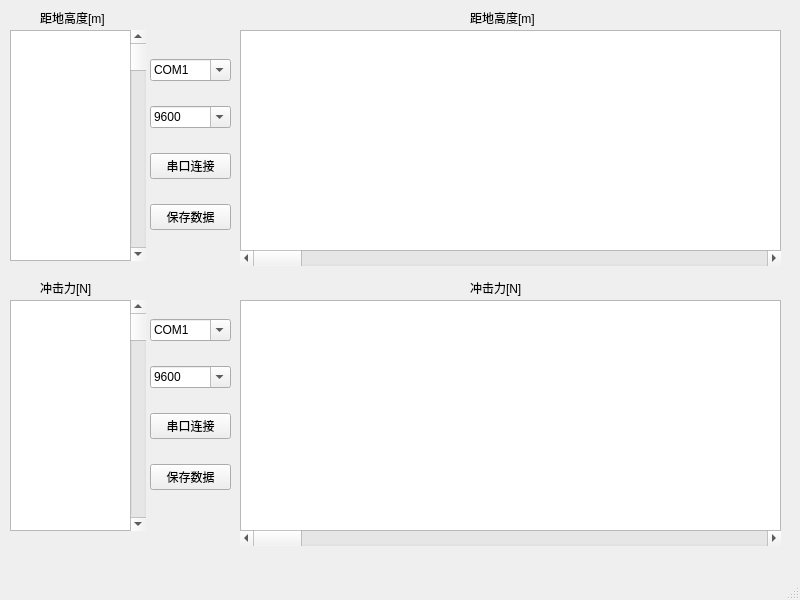
<?xml version="1.0" encoding="UTF-8"?>
<ui version="4.0">
 <class>MainWindow</class>
 <widget class="QMainWindow" name="MainWindow">
  <property name="geometry">
   <rect>
    <x>0</x>
    <y>0</y>
    <width>800</width>
    <height>600</height>
   </rect>
  </property>
  <property name="windowTitle">
   <string>MainWindow</string>
  </property>
  <widget class="QWidget" name="centralwidget">
   <widget class="QLabel" name="label">
    <property name="geometry">
     <rect>
      <x>40</x>
      <y>10</y>
      <width>71</width>
      <height>16</height>
     </rect>
    </property>
    <property name="text">
     <string>距地高度[m]</string>
    </property>
   </widget>
   <widget class="QLabel" name="label_2">
    <property name="geometry">
     <rect>
      <x>40</x>
      <y>280</y>
      <width>71</width>
      <height>16</height>
     </rect>
    </property>
    <property name="text">
     <string>冲击力[N]</string>
    </property>
   </widget>
   <widget class="QTextBrowser" name="textBrowser_2">
    <property name="geometry">
     <rect>
      <x>10</x>
      <y>300</y>
      <width>131</width>
      <height>231</height>
     </rect>
    </property>
   </widget>
   <widget class="QGraphicsView" name="graphicsView_2">
    <property name="geometry">
     <rect>
      <x>240</x>
      <y>30</y>
      <width>541</width>
      <height>231</height>
     </rect>
    </property>
   </widget>
   <widget class="QScrollBar" name="horizontalScrollBar_2">
    <property name="geometry">
     <rect>
      <x>240</x>
      <y>250</y>
      <width>541</width>
      <height>16</height>
     </rect>
    </property>
    <property name="orientation">
     <enum>Qt::Horizontal</enum>
    </property>
   </widget>
   <widget class="QLabel" name="label_3">
    <property name="geometry">
     <rect>
      <x>470</x>
      <y>10</y>
      <width>71</width>
      <height>16</height>
     </rect>
    </property>
    <property name="text">
     <string>距地高度[m]</string>
    </property>
   </widget>
   <widget class="QLabel" name="label_4">
    <property name="geometry">
     <rect>
      <x>470</x>
      <y>280</y>
      <width>71</width>
      <height>16</height>
     </rect>
    </property>
    <property name="text">
     <string>冲击力[N]</string>
    </property>
   </widget>
   <widget class="QScrollBar" name="verticalScrollBar">
    <property name="geometry">
     <rect>
      <x>130</x>
      <y>300</y>
      <width>16</width>
      <height>231</height>
     </rect>
    </property>
    <property name="orientation">
     <enum>Qt::Vertical</enum>
    </property>
   </widget>
   <widget class="QGraphicsView" name="graphicsView_3">
    <property name="geometry">
     <rect>
      <x>240</x>
      <y>300</y>
      <width>541</width>
      <height>231</height>
     </rect>
    </property>
   </widget>
   <widget class="QScrollBar" name="horizontalScrollBar_3">
    <property name="geometry">
     <rect>
      <x>240</x>
      <y>530</y>
      <width>541</width>
      <height>16</height>
     </rect>
    </property>
    <property name="orientation">
     <enum>Qt::Horizontal</enum>
    </property>
   </widget>
   <widget class="QWidget" name="verticalLayoutWidget">
    <property name="geometry">
     <rect>
      <x>150</x>
      <y>40</y>
      <width>81</width>
      <height>211</height>
     </rect>
    </property>
    <layout class="QVBoxLayout" name="verticalLayout">
     <item>
      <widget class="QComboBox" name="comboBox">
       <property name="editable">
        <bool>true</bool>
       </property>
       <item>
        <property name="text">
         <string>COM1</string>
        </property>
       </item>
       <item>
        <property name="text">
         <string>COM2</string>
        </property>
       </item>
      </widget>
     </item>
     <item>
      <widget class="QComboBox" name="comboBox_3">
       <property name="editable">
        <bool>true</bool>
       </property>
       <item>
        <property name="text">
         <string>9600</string>
        </property>
       </item>
      </widget>
     </item>
     <item>
      <widget class="QPushButton" name="pushButton">
       <property name="text">
        <string>串口连接</string>
       </property>
      </widget>
     </item>
     <item>
      <widget class="QPushButton" name="pushButton_2">
       <property name="text">
        <string>保存数据</string>
       </property>
      </widget>
     </item>
    </layout>
   </widget>
   <widget class="QWidget" name="verticalLayoutWidget_2">
    <property name="geometry">
     <rect>
      <x>150</x>
      <y>300</y>
      <width>81</width>
      <height>211</height>
     </rect>
    </property>
    <layout class="QVBoxLayout" name="verticalLayout_2">
     <item>
      <widget class="QComboBox" name="comboBox_4">
       <property name="editable">
        <bool>true</bool>
       </property>
       <item>
        <property name="text">
         <string>COM1</string>
        </property>
       </item>
       <item>
        <property name="text">
         <string>COM2</string>
        </property>
       </item>
      </widget>
     </item>
     <item>
      <widget class="QComboBox" name="comboBox_5">
       <property name="editable">
        <bool>true</bool>
       </property>
       <item>
        <property name="text">
         <string>9600</string>
        </property>
       </item>
      </widget>
     </item>
     <item>
      <widget class="QPushButton" name="pushButton_3">
       <property name="text">
        <string>串口连接</string>
       </property>
      </widget>
     </item>
     <item>
      <widget class="QPushButton" name="pushButton_4">
       <property name="text">
        <string>保存数据</string>
       </property>
      </widget>
     </item>
    </layout>
   </widget>
   <widget class="QTextBrowser" name="textBrowser_3">
    <property name="geometry">
     <rect>
      <x>10</x>
      <y>30</y>
      <width>131</width>
      <height>231</height>
     </rect>
    </property>
   </widget>
   <widget class="QScrollBar" name="verticalScrollBar_3">
    <property name="geometry">
     <rect>
      <x>130</x>
      <y>30</y>
      <width>16</width>
      <height>231</height>
     </rect>
    </property>
    <property name="orientation">
     <enum>Qt::Vertical</enum>
    </property>
   </widget>
  </widget>
  <widget class="QMenuBar" name="menubar">
   <property name="geometry">
    <rect>
     <x>0</x>
     <y>0</y>
     <width>800</width>
     <height>22</height>
    </rect>
   </property>
  </widget>
  <widget class="QStatusBar" name="statusbar"/>
 </widget>
 <resources/>
 <connections/>
</ui>
